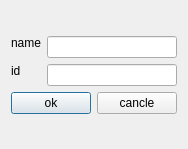
<?xml version="1.0" encoding="UTF-8"?>
<ui version="4.0">
 <class>nameid</class>
 <widget class="QDialog" name="nameid">
  <property name="geometry">
   <rect>
    <x>0</x>
    <y>0</y>
    <width>183</width>
    <height>149</height>
   </rect>
  </property>
  <property name="windowTitle">
   <string>Dialog</string>
  </property>
  <property name="styleSheet">
   <string notr="true"/>
  </property>
  <layout class="QVBoxLayout" name="verticalLayout">
   <item>
    <widget class="QLabel" name="label_3">
     <property name="text">
      <string/>
     </property>
    </widget>
   </item>
   <item>
    <layout class="QFormLayout" name="formLayout">
     <item row="1" column="0">
      <widget class="QLabel" name="label">
       <property name="sizePolicy">
        <sizepolicy hsizetype="Expanding" vsizetype="Fixed">
         <horstretch>0</horstretch>
         <verstretch>0</verstretch>
        </sizepolicy>
       </property>
       <property name="text">
        <string>name</string>
       </property>
      </widget>
     </item>
     <item row="1" column="1">
      <widget class="QLineEdit" name="name"/>
     </item>
     <item row="2" column="0">
      <widget class="QLabel" name="label_2">
       <property name="sizePolicy">
        <sizepolicy hsizetype="Expanding" vsizetype="Fixed">
         <horstretch>0</horstretch>
         <verstretch>0</verstretch>
        </sizepolicy>
       </property>
       <property name="text">
        <string>id</string>
       </property>
      </widget>
     </item>
     <item row="2" column="1">
      <widget class="QLineEdit" name="id"/>
     </item>
    </layout>
   </item>
   <item>
    <layout class="QGridLayout" name="gridLayout">
     <item row="0" column="0">
      <widget class="QPushButton" name="pushButton">
       <property name="enabled">
        <bool>true</bool>
       </property>
       <property name="sizePolicy">
        <sizepolicy hsizetype="Expanding" vsizetype="Fixed">
         <horstretch>0</horstretch>
         <verstretch>0</verstretch>
        </sizepolicy>
       </property>
       <property name="text">
        <string>ok</string>
       </property>
      </widget>
     </item>
     <item row="0" column="1">
      <widget class="QPushButton" name="pushButton_2">
       <property name="sizePolicy">
        <sizepolicy hsizetype="Expanding" vsizetype="Fixed">
         <horstretch>0</horstretch>
         <verstretch>0</verstretch>
        </sizepolicy>
       </property>
       <property name="text">
        <string>cancle</string>
       </property>
      </widget>
     </item>
    </layout>
   </item>
   <item>
    <widget class="QLabel" name="hint">
     <property name="text">
      <string/>
     </property>
    </widget>
   </item>
  </layout>
 </widget>
 <resources/>
 <connections/>
</ui>
